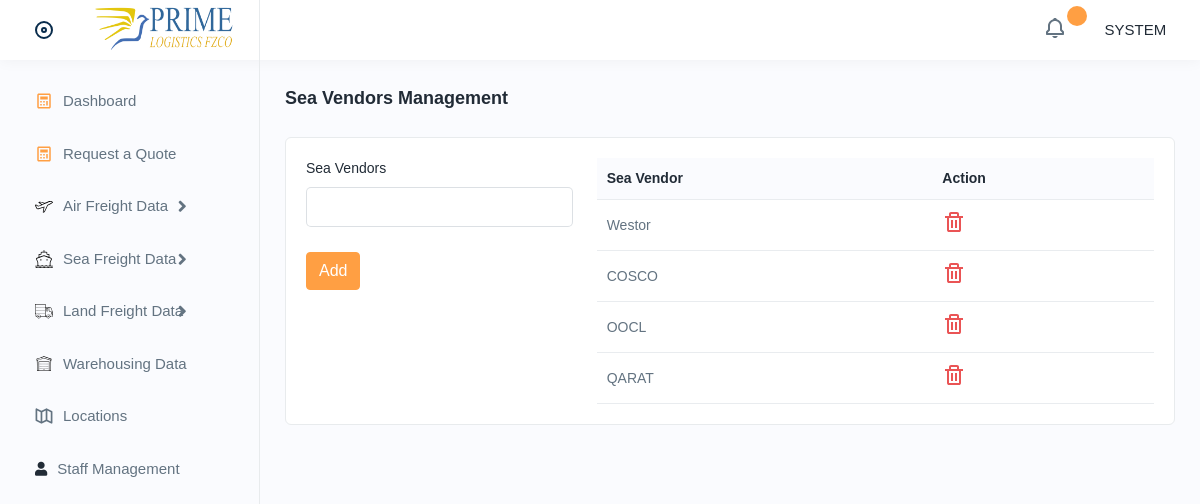
/sea_vendors.php (signed in), run on the app's committed database.
### tables this page shows
CREATE TABLE `tbl_sea_vendors` (
  `sv_id` int(11) NOT NULL,
  `sv_name` varchar(100) NOT NULL
);

### sea_vendors.php (the view, shortened to what this page needs)
			<?php include './layouts/header.php'; ?>
			<?php include './layouts/sidebar.php'; ?>
			<div class="page-wrapper">
				<div class="content">
					<div class="page-header">
						<div class="page-title">
							<h4>Sea Vendors Management</h4>
						</div>
					</div>
					<div class="card">
						<div class="card-body">
							<div class="row">
								<div class="col-4">
									<form class="" action="backend/add_sea_vendors.php" method="post">
										<div class="form-group">
											<label for="">Sea Vendors</label>
											<input type="text" class="form-control" placeholder="" name="sea_v_name" value="" required>
										</div>
										<button type="submit" class="btn btn-primary btn-me2" name="button">Add</button>
									</form>
									<br><br>
								</div>
								<div class="col-8">
									<table class="table" >
									  <thead>
									    <tr>
									      <th>Sea Vendor</th>
												<th>Action</th>
									    </tr>
									  </thead>
									  <tbody>
									    <?php
									      $sql ="SELECT * FROM tbl_sea_vendors";
									      $rs = $conn->query($sql);
									      if($rs->num_rows > 0){
									        while($row = $rs->fetch_assoc()){
														$id = $row['sv_id'];
									     ?>
									    <tr>
									      <td><?= $row['sv_name'] ?></td>
									      <td>
									        <a href="backend/del_seavendor.php?id=<?= $id ?>" onclick="return confirm('Are you sure you want to remove the sea vendor?')">
														<img src="assets/img/icons/delete.svg" alt="img">
													</a>
									      </td>
									    </tr>
									  <?php } }else{ ?>
									    <tr>
									      <td colspan="6">No Results Found</td>
									    </tr>
									  <?php } ?>
									  </tbody>
									</table>
								</div>
							</div>
						</div>
					</div>
				</div>
			</div>
        </div>
    </body>
</html>

### data on the page
tbl_sea_vendors: sv_name "Westor"
tbl_sea_vendors: sv_name "COSCO"
tbl_sea_vendors: sv_name "OOCL"
tbl_sea_vendors: sv_name "QARAT"
